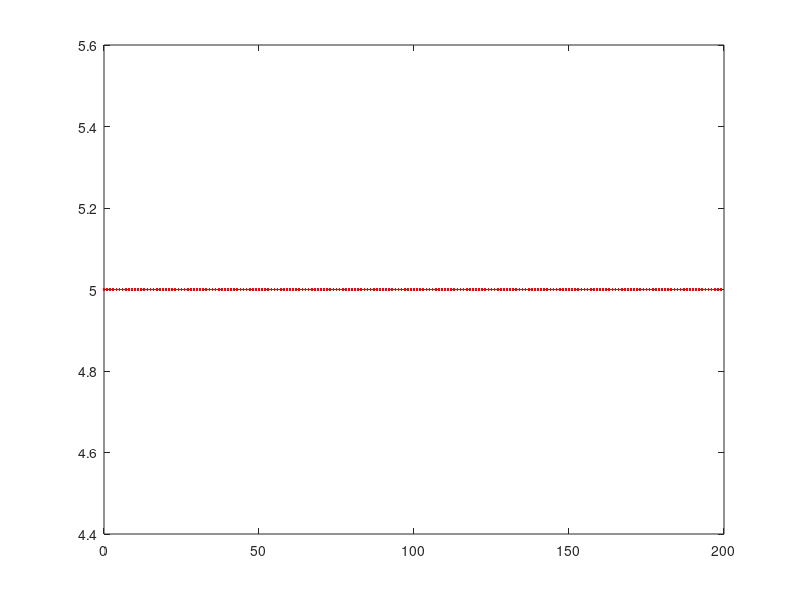

The MATLAB source for this figure: (Note: this script raises an error after producing the figure.)
n = 0:1:199;
x = input('Enter the function x(n): ');
plot(n,x,'-.r.');
hold on;

for a = 1:1:200
    if a == 1
        y = -1.5.*x(a) + 2.*x(a+1) - 0.5.*x(a+2);
        plot(a,y,'-.m.');
    end
    
    if a > 1 && a <= 199
        y = 0.5.*x(a+1) - 0.5.*x(a-1);
        plot(a,y,'-.m.');
    end
    
    if a == 200  
        y = 1.5.*x(a) - 2.*x(a-1) + 0.5.*x(a-2);
        plot(a,y,'-.m.');
    end
end
%LABELING THE GRAPHS
legend('x(n)','y(n)');